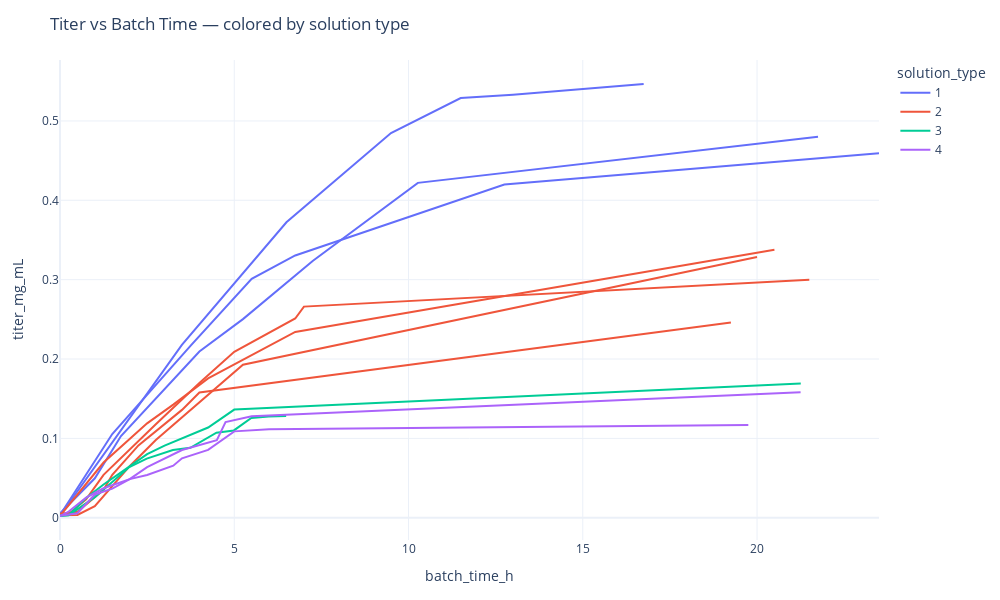

The notebook cell this image was saved under:
### Code cell
# Ensure proper ordering along the x-axis
df_plot = df.sort_values(["solution_type", "batch_id", "batch_time_h"])

fig = px.line(
    df_plot,
    x="batch_time_h",
    y="titer_mg_mL",
    color="solution_type",     # color by solution type (legend groups)
    line_group="batch_id",     # separate line per batch_id (no aggregation)
    hover_name="batch_id",     # show batch_id on hover
    labels={
        "batch_time_h": "batch_time_h",
        "titer_mg_mL": "titer_mg_mL",
        "solution_type": "solution_type"
    },
    title="Titer vs Batch Time — colored by solution type"
)

fig.update_layout(
    width=1000,
    height=600,
    template="plotly_white",
    legend_title_text="solution_type",
    margin=dict(l=60, r=20, t=60, b=60)
)

fig.show()

# Optional: save to an interactive HTML file
# fig.write_html("titer_vs_time_by_solution.html")

# Optional: save a static image (requires: pip install -U kaleido)
# fig.write_image("titer_vs_time_by_solution.png", width=1000, height=600, scale=2)

### Figure 1 — Plotly figure (JSON) as saved in the notebook; plotly's stock layout.template omitted (floating-point values rounded to 4 significant figures)
{"data": [{"hovertemplate": "<b>%{hovertext}</b><br><br>solution_type=1<br>batch_id=210923 run 1<br>batch_time_h=%{x}<br>titer_mg_mL=%{y}<extra></extra>", "hovertext": ["210923 run 1", "210923 run 1", "210923 run 1", "210923 run 1", "210923 run 1", "210923 run 1", "210923 run 1"], "legendgroup": "1", "line": {"color": "#636efa", "dash": "solid"}, "marker": {"symbol": "circle"}, "mode": "lines", "name": "1", "orientation": "v", "showlegend": true, "type": "scatter", "x": [0.0, 1.499, 3.749, 5.499, 6.749, 12.75, 23.5], "xaxis": "x", "y": [0.003471, 0.1055, 0.2168, 0.3011, 0.3305, 0.42, 0.4593], "yaxis": "y"}, {"hovertemplate": "<b>%{hovertext}</b><br><br>solution_type=1<br>batch_id=210927 run 2<br>batch_time_h=%{x}<br>titer_mg_mL=%{y}<extra></extra>", "hovertext": ["210927 run 2", "210927 run 2", "210927 run 2", "210927 run 2", "210927 run 2", "210927 run 2", "210927 run 2"], "legendgroup": "1", "line": {"color": "#636efa", "dash": "solid"}, "marker": {"symbol": "circle"}, "mode": "lines", "name": "1", "orientation": "v", "showlegend": false, "type": "scatter", "x": [0.0, 3.497, 6.497, 9.497, 11.5, 13.0, 16.75], "xaxis": "x", "y": [0.002452, 0.2178, 0.3723, 0.4847, 0.5288, 0.533, 0.5466], "yaxis": "y"}, {"hovertemplate": "<b>%{hovertext}</b><br><br>solution_type=1<br>batch_id=210929 run 3<br>batch_time_h=%{x}<br>titer_mg_mL=%{y}<extra></extra>", "hovertext": ["210929 run 3", "210929 run 3", "210929 run 3", "210929 run 3", "210929 run 3", "210929 run 3", "210929 run 3", "210929 run 3"], "legendgroup": "1", "line": {"color": "#636efa", "dash": "solid"}, "marker": {"symbol": "circle"}, "mode": "lines", "name": "1", "orientation": "v", "showlegend": false, "type": "scatter", "x": [0.0, 1.0, 1.75, 4.0, 5.25, 7.25, 10.27, 21.75], "xaxis": "x", "y": [0.005378, 0.0497, 0.103, 0.2094, 0.2503, 0.3234, 0.422, 0.4801], "yaxis": "y"}, {"hovertemplate": "<b>%{hovertext}</b><br><br>solution_type=2<br>batch_id=210930 run 4<br>batch_time_h=%{x}<br>titer_mg_mL=%{y}<extra></extra>", "hovertext": ["210930 run 4", "210930 run 4", "210930 run 4", "210930 run 4", "210930 run 4", "210930 run 4", "210930 run 4"], "legendgroup": "2", "line": {"color": "#EF553B", "dash": "solid"}, "marker": {"symbol": "circle"}, "mode": "lines", "name": "2", "orientation": "v", "showlegend": true, "type": "scatter", "x": [0.0, 1.249, 2.499, 3.249, 4.249, 6.749, 20.5], "xaxis": "x", "y": [0.002292, 0.0696, 0.119, 0.1425, 0.1755, 0.2342, 0.3377], "yaxis": "y"}, {"hovertemplate": "<b>%{hovertext}</b><br><br>solution_type=2<br>batch_id=211005 run 5<br>batch_time_h=%{x}<br>titer_mg_mL=%{y}<extra></extra>", "hovertext": ["211005 run 5", "211005 run 5", "211005 run 5", "211005 run 5", "211005 run 5", "211005 run 5", "211005 run 5", "211005 run 5", "211005 run 5"], "legendgroup": "2", "line": {"color": "#EF553B", "dash": "solid"}, "marker": {"symbol": "circle"}, "mode": "lines", "name": "2", "orientation": "v", "showlegend": false, "type": "scatter", "x": [0.0, 0.4992, 0.9992, 1.499, 1.999, 2.749, 3.499, 5.249, 20.0], "xaxis": "x", "y": [0.003165, 0.003529, 0.01455, 0.04031, 0.06495, 0.09789, 0.1266, 0.1929, 0.3286], "yaxis": "y"}, {"hovertemplate": "<b>%{hovertext}</b><br><br>solution_type=2<br>batch_id=211006 run 6<br>batch_time_h=%{x}<br>titer_mg_mL=%{y}<extra></extra>", "hovertext": ["211006 run 6", "211006 run 6", "211006 run 6", "211006 run 6", "211006 run 6", "211006 run 6", "211006 run 6", "211006 run 6", "211006 run 6", "211006 run 6", "211006 run 6"], "legendgroup": "2", "line": {"color": "#EF553B", "dash": "solid"}, "marker": {"symbol": "circle"}, "mode": "lines", "name": "2", "orientation": "v", "showlegend": false, "type": "scatter", "x": [0.0, 0.2494, 0.7494, 1.249, 2.749, 3.999, 4.999, 5.999, 6.749, 6.999, 21.5], "xaxis": "x", "y": [0.003714, 0.004733, 0.02315, 0.05399, 0.1178, 0.1697, 0.2091, 0.2333, 0.2511, 0.266, 0.3], "yaxis": "y"}, {"hovertemplate": "<b>%{hovertext}</b><br><br>solution_type=2<br>batch_id=211007 run 7<br>batch_time_h=%{x}<br>titer_mg_mL=%{y}<extra></extra>", "hovertext": ["211007 run 7", "211007 run 7", "211007 run 7", "211007 run 7", "211007 run 7", "211007 run 7", "211007 run 7", "211007 run 7", "211007 run 7"], "legendgroup": "2", "line": {"color": "#EF553B", "dash": "solid"}, "marker": {"symbol": "circle"}, "mode": "lines", "name": "2", "orientation": "v", "showlegend": false, "type": "scatter", "x": [0.0, 0.5, 1.25, 1.5, 2.25, 3.0, 3.5, 4.0, 19.25], "xaxis": "x", "y": [0.005024, 0.007431, 0.03522, 0.05403, 0.09118, 0.1181, 0.1359, 0.1577, 0.2461], "yaxis": "y"}, {"hovertemplate": "<b>%{hovertext}</b><br><br>solution_type=3<br>batch_id=211011 run 8<br>batch_time_h=%{x}<br>titer_mg_mL=%{y}<extra></extra>", "hovertext": ["211011 run 8", "211011 run 8", "211011 run 8", "211011 run 8", "211011 run 8", "211011 run 8", "211011 run 8", "211011 run 8", "211011 run 8", "211011 run 8", "211011 run 8", "211011 run 8", "211011 run 8"], "legendgroup": "3", "line": {"color": "#00cc96", "dash": "solid"}, "marker": {"symbol": "circle"}, "mode": "lines", "name": "3", "orientation": "v", "showlegend": true, "type": "scatter", "x": [0.0, 0.25, 1.0, 1.5, 1.989, 2.489, 3.239, 3.739, 4.489, 4.989, 5.489, 5.989, 6.489], "xaxis": "x", "y": [0.002204, 0.003078, 0.02592, 0.04494, 0.06396, 0.07453, 0.08535, 0.08813, 0.1071, 0.11, 0.1257, 0.1275, 0.1283], "yaxis": "y"}, {"hovertemplate": "<b>%{hovertext}</b><br><br>solution_type=3<br>batch_id=211012 run 9<br>batch_time_h=%{x}<br>titer_mg_mL=%{y}<extra></extra>", "hovertext": ["211012 run 9", "211012 run 9", "211012 run 9", "211012 run 9", "211012 run 9", "211012 run 9", "211012 run 9", "211012 run 9", "211012 run 9"], "legendgroup": "3", "line": {"color": "#00cc96", "dash": "solid"}, "marker": {"symbol": "circle"}, "mode": "lines", "name": "3", "orientation": "v", "showlegend": false, "type": "scatter", "x": [0.0, 0.25, 0.75, 1.25, 2.5, 3.0, 4.25, 5.0, 21.25], "xaxis": "x", "y": [0.002772, 0.003369, 0.02483, 0.04195, 0.0801, 0.09097, 0.1137, 0.1363, 0.1691], "yaxis": "y"}, {"hovertemplate": "<b>%{hovertext}</b><br><br>solution_type=4<br>batch_id=211013 run 10<br>batch_time_h=%{x}<br>titer_mg_mL=%{y}<extra></extra>", "hovertext": ["211013 run 10", "211013 run 10", "211013 run 10", "211013 run 10", "211013 run 10", "211013 run 10", "211013 run 10", "211013 run 10", "211013 run 10", "211013 run 10", "211013 run 10", "211013 run 10"], "legendgroup": "4", "line": {"color": "#ab63fa", "dash": "solid"}, "marker": {"symbol": "circle"}, "mode": "lines", "name": "4", "orientation": "v", "showlegend": true, "type": "scatter", "x": [0.0, 0.25, 0.75, 1.25, 2.0, 2.5, 3.25, 3.5, 4.25, 5.0, 6.0, 19.75], "xaxis": "x", "y": [0.00219, 0.007839, 0.02534, 0.03713, 0.04865, 0.05386, 0.06561, 0.07493, 0.08553, 0.1088, 0.1114, 0.117], "yaxis": "y"}, {"hovertemplate": "<b>%{hovertext}</b><br><br>solution_type=4<br>batch_id=211014 run 11<br>batch_time_h=%{x}<br>titer_mg_mL=%{y}<extra></extra>", "hovertext": ["211014 run 11", "211014 run 11", "211014 run 11", "211014 run 11", "211014 run 11", "211014 run 11", "211014 run 11", "211014 run 11", "211014 run 11", "211014 run 11", "211014 run 11"], "legendgroup": "4", "line": {"color": "#ab63fa", "dash": "solid"}, "marker": {"symbol": "circle"}, "mode": "lines", "name": "4", "orientation": "v", "showlegend": false, "type": "scatter", "x": [0.0, 0.5, 1.0, 1.5, 2.0, 2.5, 3.5, 4.5, 4.75, 5.5, 21.25], "xaxis": "x", "y": [0.002452, 0.005728, 0.02931, 0.03664, 0.04878, 0.06377, 0.08538, 0.09765, 0.1206, 0.1278, 0.158], "yaxis": "y"}], "layout": {"height": 600, "legend": {"title": {"text": "solution_type"}, "tracegroupgap": 0}, "margin": {"b": 60, "l": 60, "r": 20, "t": 60}, "title": {"text": "Titer vs Batch Time — colored by solution type"}, "width": 1000, "xaxis": {"anchor": "y", "domain": [0, 1], "title": {"text": "batch_time_h"}}, "yaxis": {"anchor": "x", "domain": [0, 1], "title": {"text": "titer_mg_mL"}}}}
